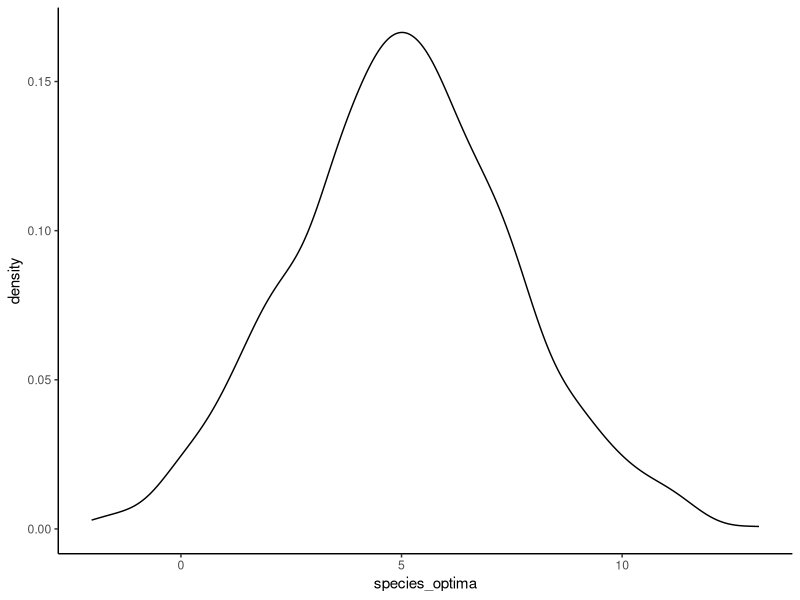
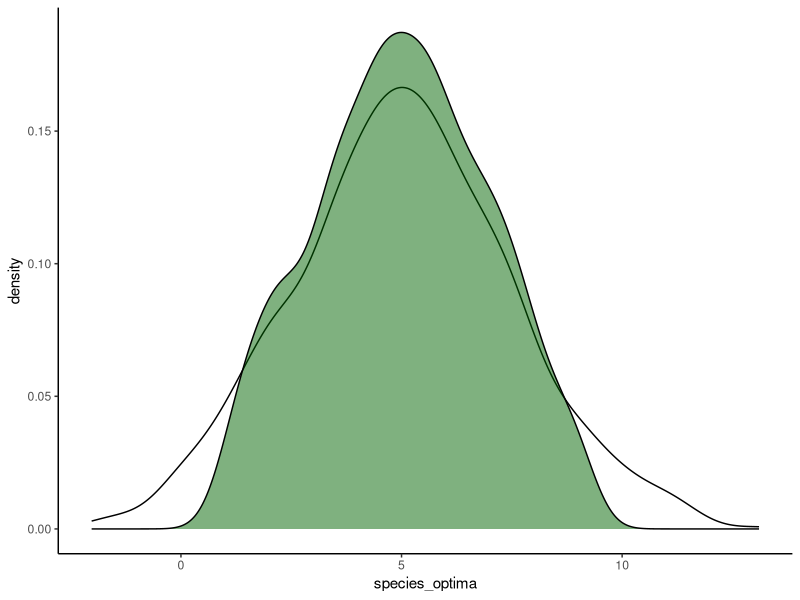
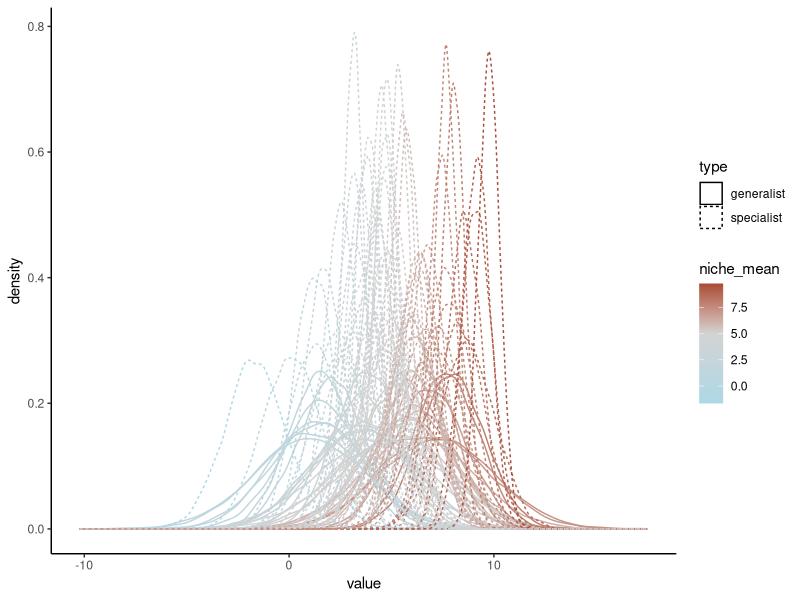
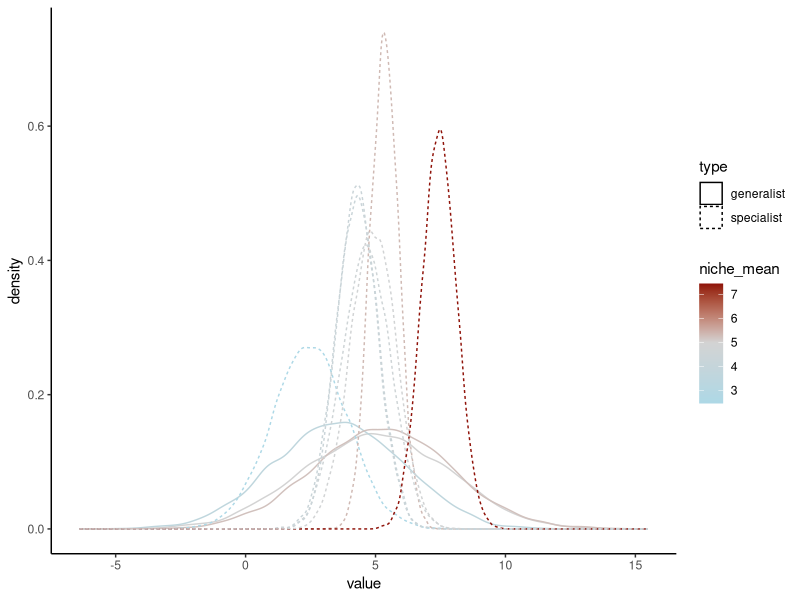

The R script that drew these images, in order:
## ---- chunk 1
#| echo: false
#| message: false

library(tidyverse)
set.seed(123)
theme_set(theme_classic())
## ---- chunk 2
S <- 100
n_general <- round(S * 1/3)
n_special <- S - n_general

spp_pool <- 
  tibble(species = 1:S,
         type = rep(c("generalist", "specialist"), c(n_general, n_special)))

spp_pool |>  count(type)
## ---- chunk 3
# Define the environmental gradient
opt <- tibble(species_optima = rnorm(1000, mean = 5, sd = 2.5))

ggplot(opt, aes(species_optima)) + geom_density()
## ---- chunk 4
opt_gener <- opt |> 
  filter(
    species_optima > quantile(species_optima, .05) & 
    species_optima < quantile(species_optima, .95) )

ggplot(opt, aes(species_optima)) + 
  geom_density() +
  geom_density(data = opt_gener, aes(species_optima), fill = "darkgreen", alpha = .5)
## ---- chunk 5
breadth <- runif(1000, .5, 1.5)
breadth_gener <- runif(1000, 1.5, 3)
## ---- chunk 6
spp_params <- 
  spp_pool |> 
  mutate(
    niche_mean = map_dbl(type, ~ifelse(.x == "generalist", 
                                       sample(opt_gener$species_optima, 1), 
                                       sample(opt$species_optima, 1))
                         ),
    niche_breadth = map_dbl(type, ~ifelse(.x == "generalist",
                                          sample(breadth_gener, 1),
                                          sample(breadth, 1))
                            )
  )

head(spp_params)
## ---- chunk 7
niches <- spp_params |> 
  mutate(value = map2(niche_mean, 
                      niche_breadth, 
                      ~rnorm(10000, mean = .x, sd = .y)
                      )
         ) |> 
  unnest()

head(niches)
## ---- chunk 8
ggplot(niches, aes(value, group = as.factor(species), col = niche_mean)) +
  geom_density(aes(linetype = type)) +
  scale_colour_gradient2(low = "lightblue", mid = "lightgrey", high = "darkred", midpoint = 5)
## ---- chunk 9
#| message: false

spp_plot1 <- 
  spp_pool |> 
  sample_n(10) |> 
  left_join(niches)

ggplot(spp_plot1, aes(value, group = as.factor(species), col = niche_mean)) +
  geom_density(aes(linetype = type)) +
  scale_colour_gradient2(low = "lightblue", mid = "lightgrey", high = "darkred", midpoint = 5)
